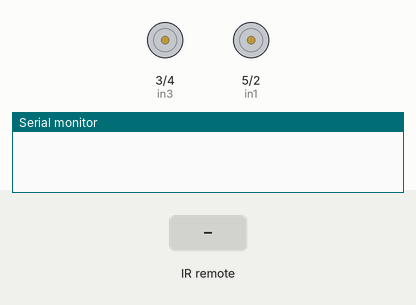
Recording of a sketch running on a simulated Arduino Uno, built with avr-gcc and run on an emulated ATmega328P. Parts: motor-driver pin pairs drawn as motors (green arrow = first pin HIGH = forward, orange = second pin HIGH = backward, longer = more drive), the last lines printed to the serial monitor. Inputs (shaded band) come from the test bench.

Above: at 1.2 s.
1.3 s: infrared code 0xFF18E7 received
At 1.9 s:
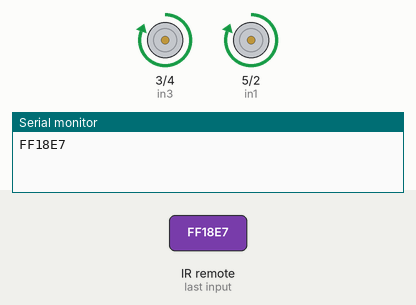
2.8 s: infrared code 0xFF4AB5 received
At 3.1 s:
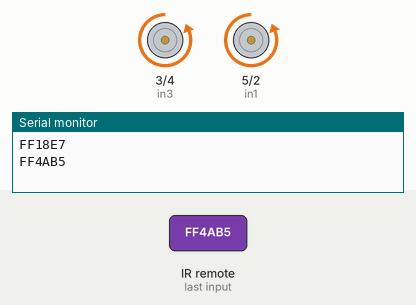
4.3 s: infrared code 0xFF10EF received
At 5.5 s:
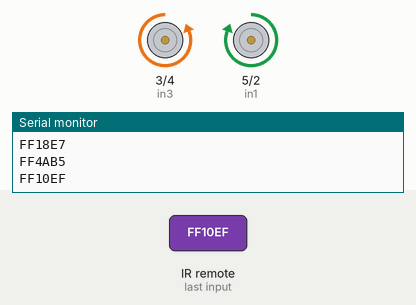
5.8 s: infrared code 0xFF5AA5 received
At 6.8 s:
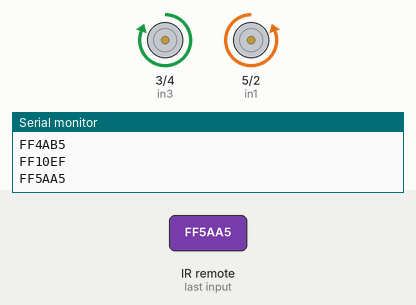
Timing chart, 0 to 8.3 s (numbered marks = the images above; inputs shaded):
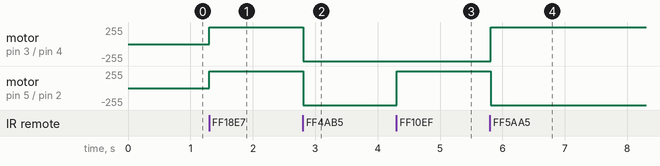

The sketch:

sketch_sep13a.ino
```cpp
#include <IRremote.h>
# define adelante 0xFF18E7
#define atras 0xFF4AB5
#define izquierda 0xFF10EF
#define derecha 0xFF5AA5
#define stop 0xFF38C7
int sensor= 11;
//motor a
int in1= 5;
int in2= 2;
//motor b
int in3= 3;
int in4= 4;
IRrecv irrecv (sensor);
decode_results codigo;

void setup() {

Serial.begin(9600);
irrecv.enableIRIn();
pinMode(in1, OUTPUT);
pinMode(in2, OUTPUT);
pinMode(in3, OUTPUT);
pinMode(in4, OUTPUT);
}

void loop() {

if (irrecv.decode(&codigo)){
Serial.println(codigo.value,HEX);
//todos los if
if (codigo.value == adelante){
  adelante1();
  }
if(codigo.value== atras){
  atras1();
  }

  if(codigo.value== derecha){
    derecha1();
    }

    if (codigo.value== izquierda){
      izquierda1();
      }

      if(codigo.value== stop){
        stop1();
      }

irrecv.resume();
}
delay(100);
}


//funciones
void adelante1(){
  digitalWrite(in1, HIGH);
  digitalWrite(in2, LOW);
  digitalWrite(in3, HIGH);
  digitalWrite(in4, LOW);
}
void atras1(){
   digitalWrite(in1, LOW);
  digitalWrite(in2, HIGH);
  digitalWrite(in3, LOW);
  digitalWrite(in4, HIGH);
}
void derecha1(){
   digitalWrite(in1, LOW);
  digitalWrite(in2, HIGH);
  digitalWrite(in3, HIGH);
  digitalWrite(in4, LOW);
}

void izquierda1(){
   digitalWrite(in1, HIGH);
  digitalWrite(in2, LOW);
  digitalWrite(in3, LOW);
  digitalWrite(in4, HIGH);
}

void stop1(){
  digitalWrite(in1, LOW);
  digitalWrite(in2, LOW);
  digitalWrite(in3, LOW);
  digitalWrite(in4, LOW);
}
```

Measured:
- after the input at 1.3 s, motor on pin 3 (in3) / pin 4 (in4), motor on pin 5 (in1) / pin 2 (in2): stopped → forward 255/255 at once
- after the input at 2.8 s, motor on pin 3 (in3) / pin 4 (in4), motor on pin 5 (in1) / pin 2 (in2): forward 255/255 → backward 255/255 at once
- after the input at 4.3 s, motor on pin 5 (in1) / pin 2 (in2): backward 255/255 → forward 255/255 at once
- after the input at 5.8 s, motor on pin 3 (in3) / pin 4 (in4): backward 255/255 → forward 255/255 at once; motor on pin 5 (in1) / pin 2 (in2): forward 255/255 → backward 255/255 at once
